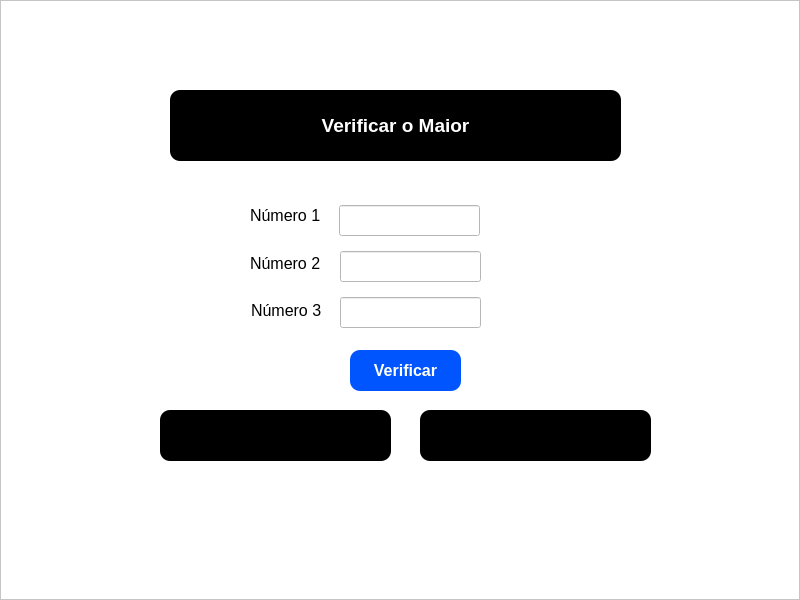
<?xml version="1.0" encoding="UTF-8"?>
<ui version="4.0">
 <class>MainWindow</class>
 <widget class="QMainWindow" name="MainWindow">
  <property name="geometry">
   <rect>
    <x>0</x>
    <y>0</y>
    <width>800</width>
    <height>600</height>
   </rect>
  </property>
  <property name="windowTitle">
   <string>MainWindow</string>
  </property>
  <widget class="QWidget" name="centralwidget">
   <layout class="QHBoxLayout" name="horizontalLayout">
    <property name="spacing">
     <number>0</number>
    </property>
    <property name="leftMargin">
     <number>0</number>
    </property>
    <property name="topMargin">
     <number>0</number>
    </property>
    <property name="rightMargin">
     <number>0</number>
    </property>
    <property name="bottomMargin">
     <number>0</number>
    </property>
    <item>
     <widget class="QFrame" name="frame">
      <property name="styleSheet">
       <string notr="true">background-color: #FFF;</string>
      </property>
      <property name="frameShape">
       <enum>QFrame::StyledPanel</enum>
      </property>
      <property name="frameShadow">
       <enum>QFrame::Raised</enum>
      </property>
      <widget class="QLabel" name="label">
       <property name="geometry">
        <rect>
         <x>170</x>
         <y>90</y>
         <width>451</width>
         <height>71</height>
        </rect>
       </property>
       <property name="font">
        <font>
         <family>Arial</family>
         <pointsize>14</pointsize>
         <weight>75</weight>
         <bold>true</bold>
        </font>
       </property>
       <property name="styleSheet">
        <string notr="true">background-color: #000;
color: #FFF;
border-radius: 10px;</string>
       </property>
       <property name="text">
        <string>Verificar o Maior</string>
       </property>
       <property name="alignment">
        <set>Qt::AlignCenter</set>
       </property>
      </widget>
      <widget class="QLabel" name="label_2">
       <property name="geometry">
        <rect>
         <x>250</x>
         <y>200</y>
         <width>81</width>
         <height>31</height>
        </rect>
       </property>
       <property name="font">
        <font>
         <pointsize>12</pointsize>
        </font>
       </property>
       <property name="text">
        <string>Número 1</string>
       </property>
      </widget>
      <widget class="QLineEdit" name="lineEdit_n1">
       <property name="geometry">
        <rect>
         <x>339</x>
         <y>205</y>
         <width>141</width>
         <height>31</height>
        </rect>
       </property>
      </widget>
      <widget class="QLabel" name="label_verificar">
       <property name="geometry">
        <rect>
         <x>160</x>
         <y>410</y>
         <width>231</width>
         <height>51</height>
        </rect>
       </property>
       <property name="font">
        <font>
         <family>Arial</family>
         <pointsize>12</pointsize>
         <weight>75</weight>
         <bold>true</bold>
        </font>
       </property>
       <property name="styleSheet">
        <string notr="true">background-color: #000;
color: #FFF;
border-radius: 10px;</string>
       </property>
       <property name="text">
        <string/>
       </property>
       <property name="alignment">
        <set>Qt::AlignCenter</set>
       </property>
      </widget>
      <widget class="QPushButton" name="pb_verificar">
       <property name="geometry">
        <rect>
         <x>350</x>
         <y>350</y>
         <width>111</width>
         <height>41</height>
        </rect>
       </property>
       <property name="font">
        <font>
         <pointsize>12</pointsize>
         <weight>75</weight>
         <bold>true</bold>
        </font>
       </property>
       <property name="styleSheet">
        <string notr="true">background-color: #0055ff;
color: #FFF;
border-radius: 10px;</string>
       </property>
       <property name="text">
        <string>Verificar</string>
       </property>
      </widget>
      <widget class="QLabel" name="label_3">
       <property name="geometry">
        <rect>
         <x>250</x>
         <y>248</y>
         <width>81</width>
         <height>31</height>
        </rect>
       </property>
       <property name="font">
        <font>
         <pointsize>12</pointsize>
        </font>
       </property>
       <property name="text">
        <string>Número 2</string>
       </property>
      </widget>
      <widget class="QLineEdit" name="lineEdit_n2">
       <property name="geometry">
        <rect>
         <x>340</x>
         <y>251</y>
         <width>141</width>
         <height>31</height>
        </rect>
       </property>
      </widget>
      <widget class="QLineEdit" name="lineEdit_n3">
       <property name="geometry">
        <rect>
         <x>340</x>
         <y>297</y>
         <width>141</width>
         <height>31</height>
        </rect>
       </property>
      </widget>
      <widget class="QLabel" name="label_4">
       <property name="geometry">
        <rect>
         <x>251</x>
         <y>295</y>
         <width>81</width>
         <height>31</height>
        </rect>
       </property>
       <property name="font">
        <font>
         <pointsize>12</pointsize>
        </font>
       </property>
       <property name="text">
        <string>Número 3</string>
       </property>
      </widget>
      <widget class="QLabel" name="label_verificar_2">
       <property name="geometry">
        <rect>
         <x>420</x>
         <y>410</y>
         <width>231</width>
         <height>51</height>
        </rect>
       </property>
       <property name="font">
        <font>
         <family>Arial</family>
         <pointsize>12</pointsize>
         <weight>75</weight>
         <bold>true</bold>
        </font>
       </property>
       <property name="styleSheet">
        <string notr="true">background-color: #000;
color: #FFF;
border-radius: 10px;</string>
       </property>
       <property name="text">
        <string/>
       </property>
       <property name="alignment">
        <set>Qt::AlignCenter</set>
       </property>
      </widget>
     </widget>
    </item>
   </layout>
  </widget>
 </widget>
 <resources/>
 <connections/>
</ui>
